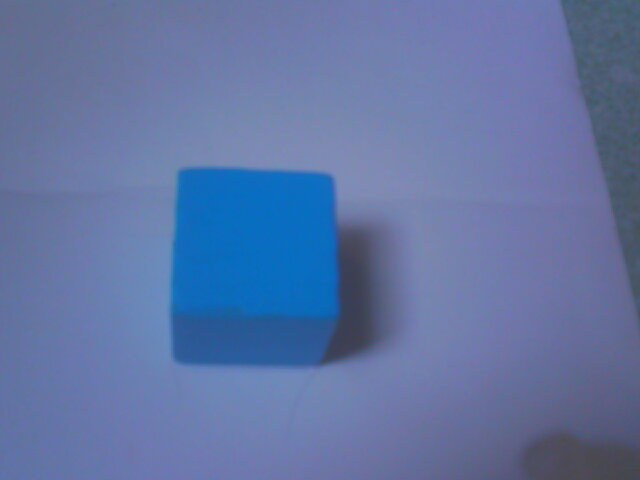
#> input picture blue.jpg, 640 x 480 px
$ python -i helper_func.py   (imports and definitions only)
#> lines starting #> are read from the running program, lines starting #| are printed output that depends on the picture; after the words box and inside, x2 and y2 are one past the last pixel; in counts of white or black regions, pixels touching at a corner belong together
#> further down, picture is the input picture: shape (480, 640, 3); mean B, G, R 163.6, 116.2, 96.6
import cv2 as cv
import numpy as np
import os


def load_calibration():
    param_path = os.path.join(os.getcwd(), 'calibration.npz')
    param_data = np.load(param_path)
    return param_data['camMatrix'], param_data['distCoeff']

# Power law transfrom - Gamma Correction: a technique to adjust the brightness and the contrast of the image
# O = I^(1/G)
def adjust_gamma(img, gamma = 1.0):
    invGamma = 1/gamma
    table = np.array([((i / 255.0) ** invGamma) * 255
		for i in np.arange(0, 256)]).astype("uint8")
    return cv.LUT(img, table)

def extract_red(img):
    hsv_img = cv.cvtColor(img, cv.COLOR_BGR2HSV)
#> hsv_img: shape (480, 640, 3); mean H, S, V 112.8, 102.2, 163.6

    # Red at 0 degree
    lower_red = np.array([0, 43, 46]) #lower_red = np.array([0, 161, 79])
    upper_red = np.array([6, 255, 255])
    mask_1 = cv.inRange(hsv_img, lower_red, upper_red)
#> mask_1: shape (480, 640); every value is 0

    # Red at 360 degree
    lower_red = np.array([156, 43, 46]) #lower_red = np.array([173, 200, 84])
    upper_red = np.array([179, 255, 255])
    mask_2 = cv.inRange(hsv_img, lower_red, upper_red)

    mask = cv.bitwise_or(mask_1, mask_2)

    img = cv.bitwise_and(img, img, mask=mask)
#> img: shape (480, 640, 3); every value is 0

    combined_masks = cv.hconcat([mask_1, mask_2])
#> combined_masks: shape (480, 1280); every value is 0
    #cv.imshow("Mask 1 (Low Red) | Mask 2 (High Red)", combined_masks)
    # cv.destroyAllWindows()
    return mask, img

def extract_blue(img):
    hsv_img = cv.cvtColor(img, cv.COLOR_BGR2HSV)

    lower_blue = np.array([90, 43, 46])
    upper_blue = np.array([110, 255, 255])

    mask = cv.inRange(hsv_img, lower_blue, upper_blue)
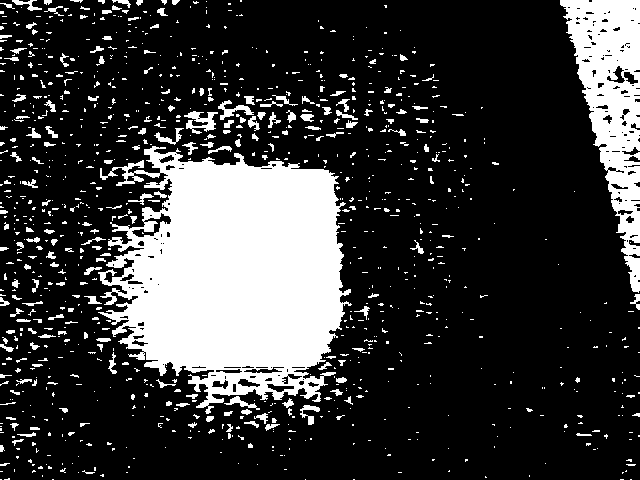
#> mask: shape (480, 640); 22.3% white; 1036 white regions (842 under 20 px), largest, box (x1, y1, x2, y2) and area: (98, 146, 352, 414) 44528, (560, 0, 640, 293) 10995, (184, 111, 218, 134) 380
    img = cv.bitwise_and(img, img, mask=mask)
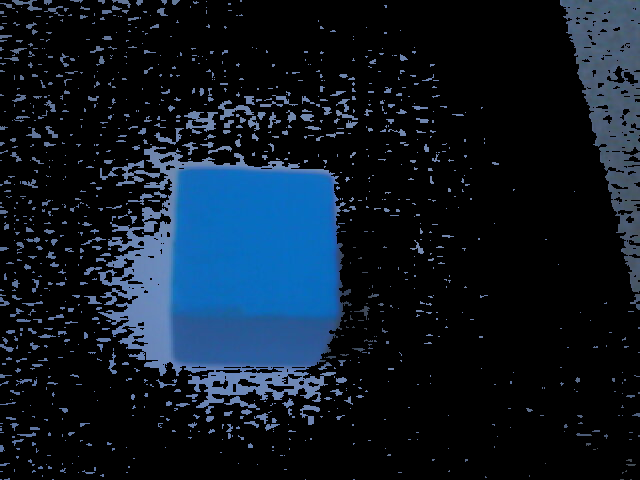
#> img: shape (480, 640, 3); mean B, G, R 36.9, 24.7, 13.6

    return mask, img

def extract_green(img):
    img_hsv = cv.cvtColor(img, cv.COLOR_BGR2HSV)

    lower_green=np.array([35,43,46])
    upper_green=np.array([77,255,255])

    mask = cv.inRange(img_hsv, lower_green, upper_green)
    img = cv.bitwise_and(img, img, mask=mask)

    return mask, img

def mask_3_colors(img):
    mask_red, _ = extract_red(img)
    mask_blue, _ = extract_blue(img)
    mask_green, _ = extract_green(img)

    mask = cv.bitwise_or(mask_green, mask_blue)
    mask = cv.bitwise_or(mask, mask_red)

    mask = morp_noise(mask)
    green = morp_noise(mask_green)
    blue = morp_noise(mask_blue)
    red = morp_noise(mask_red)

    return mask, green, blue, red

def morp_noise(binary_img, kernel_size = (3, 3)):
#> called with kernel_size = (3, 3)
    kernel = np.ones((kernel_size))
    open = cv.morphologyEx(binary_img, cv.MORPH_OPEN, kernel)
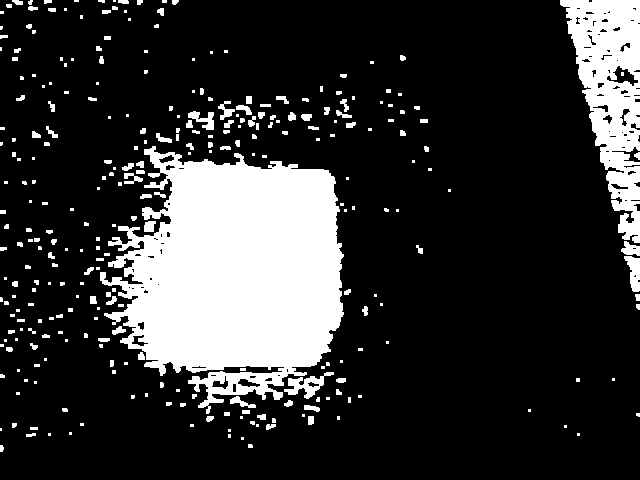
#> open: shape (480, 640); 19.8% white; 301 white regions (164 under 20 px), largest, box (x1, y1, x2, y2) and area: (100, 146, 344, 414) 42391, (560, 0, 640, 243) 10229, (284, 372, 334, 399) 516
    close = cv.morphologyEx(open, cv.MORPH_CLOSE, kernel)
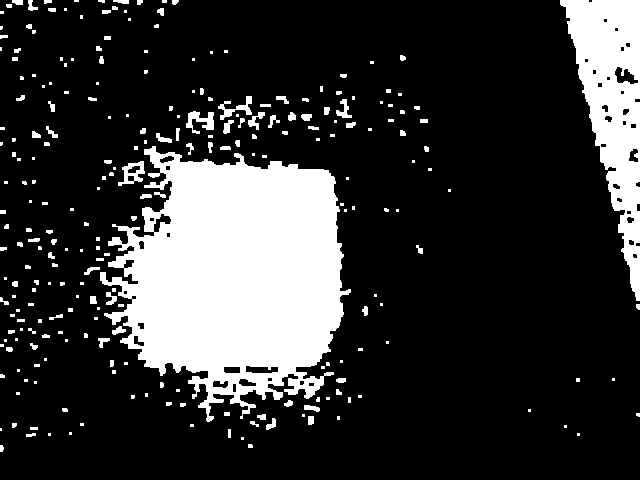
#> close: shape (480, 640); 20.2% white; 256 white regions (141 under 20 px), largest, box (x1, y1, x2, y2) and area: (100, 146, 351, 422) 43916, (560, 0, 640, 301) 11491, (186, 111, 214, 134) 330

    kernel = np.ones((5, 5))
    erode = cv.morphologyEx(close, cv.MORPH_ERODE, kernel)
#> erode: shape (480, 640); 15.4% white; 64 white regions (51 under 20 px), largest, box (x1, y1, x2, y2) and area: (122, 156, 341, 401) 37510, (562, 0, 640, 299) 9116, (144, 209, 159, 230) 102

    erode = cv.morphologyEx(erode, cv.MORPH_CLOSE, (9, 9))
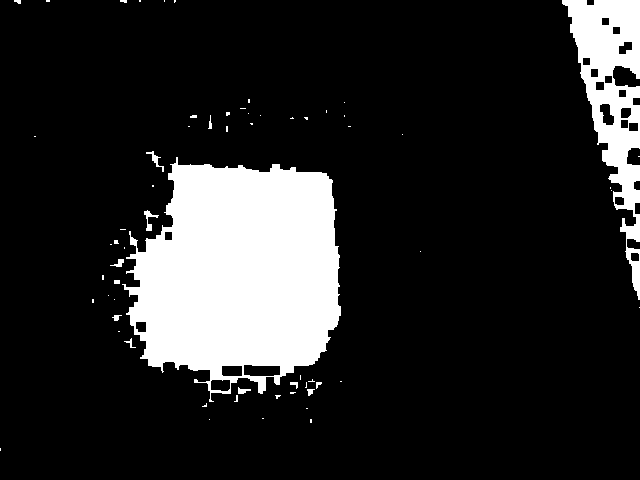
#> erode: shape (480, 640); 15.5% white; 64 white regions (50 under 20 px), largest, box (x1, y1, x2, y2) and area: (122, 157, 341, 402) 37510, (562, 0, 640, 300) 9187, (144, 210, 159, 231) 102
    return erode

def gray_3_colors(frame):
    mask, mask_green, mask_blue, mask_red = mask_3_colors(frame)

    frame_red = cv.bitwise_and(frame, frame, mask=mask_red)
    frame_blue = cv.bitwise_and(frame, frame, mask=mask_blue)
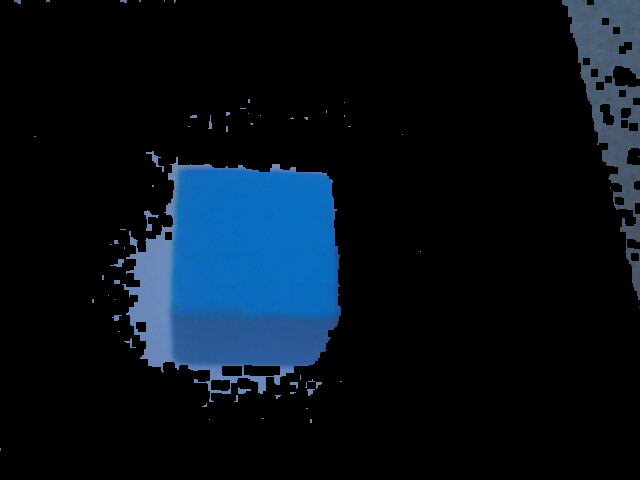
#> frame_blue: shape (480, 640, 3); mean B, G, R 25.9, 16.4, 6.7
    frame_green = cv.bitwise_and(frame, frame, mask=mask_green)
    # frame = cv.bitwise_and(frame, frame, mask=mask)

    gray_red = cv.cvtColor(frame_red, cv.COLOR_BGR2GRAY)
    gray_blue = cv.cvtColor(frame_blue, cv.COLOR_BGR2GRAY)
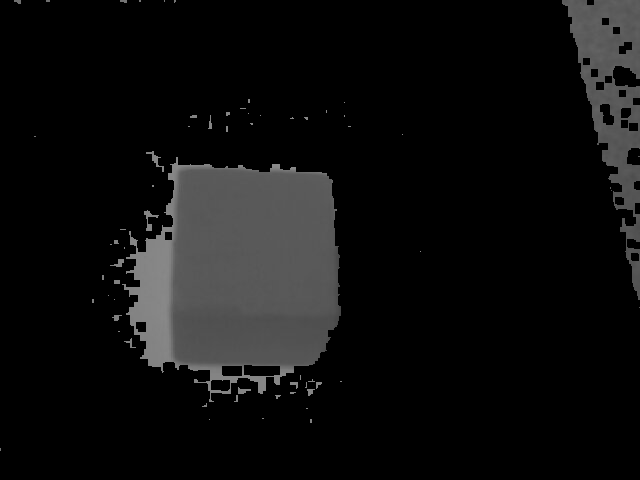
#> gray_blue: shape (480, 640); min 0, max 140, mean 14.5
    gray_green = cv.cvtColor(frame_green, cv.COLOR_BGR2GRAY)

    return gray_red, gray_blue, gray_green

def is_closed_contour(contour, tolerance=10):
    if len(contour) >= 3:
        start = contour[0][0]
        end = contour[-1][0]
        dist = np.linalg.norm(start - end)
        return dist < tolerance
    return False

def angle_to_value(angle):
    """Converts an angle (0 to 180) to servo.value (-1 to 1)."""
    return (angle - 90) / 90

>>> import cv2
>>> picture = cv2.imread('blue.jpg')
>>> result = gray_3_colors(picture)
